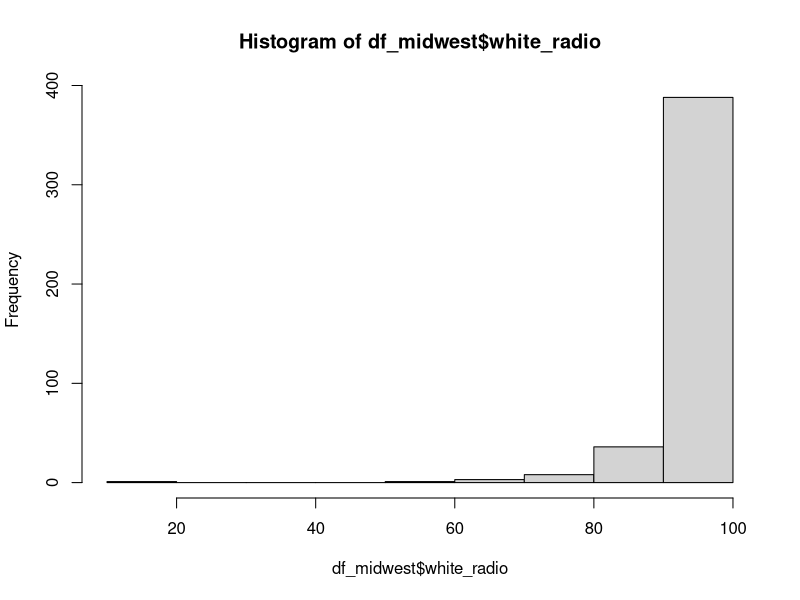
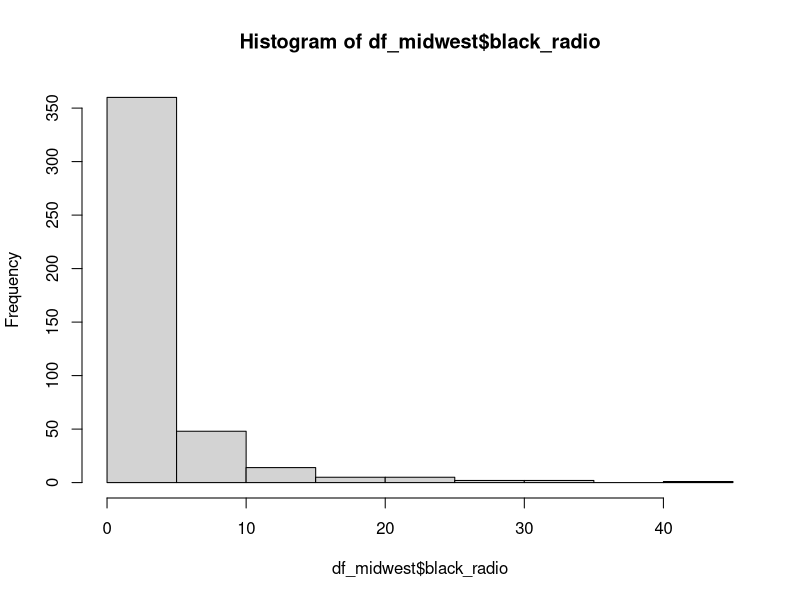
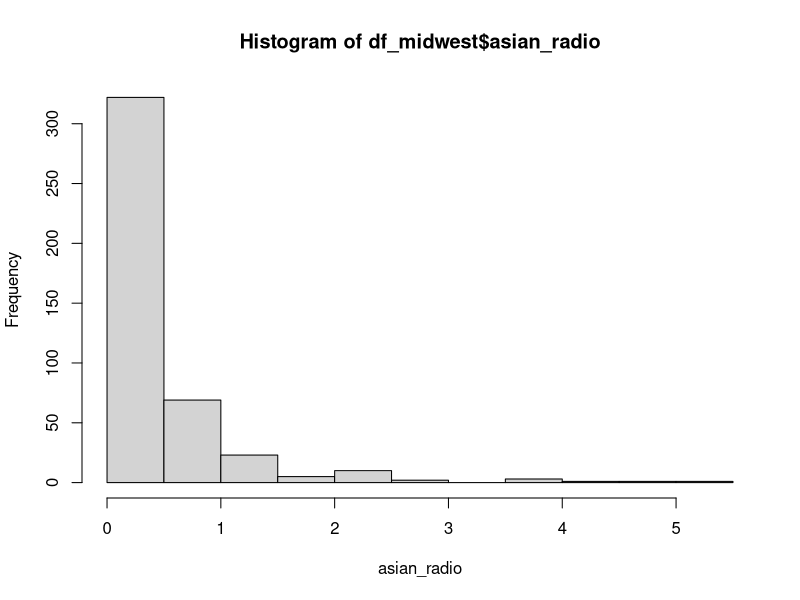
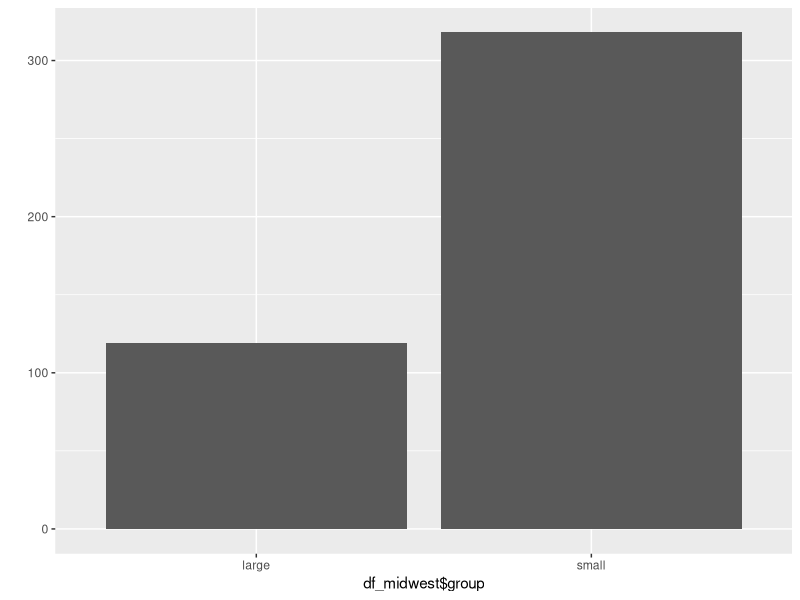

R code for these plots, in order:
library(ggplot2)
#midwest를 데이터프레임 형태로 불러오기
midwest <- as.data.frame(ggplot2::midwest)  
midwest
View(midwest)

#복사
df_midwest <- midwest
df_midwest

#1번 문제(분석을 위한 함수 사용)
dim(df_midwest)
#전체적인 요약확인
summary(df_midwest)
#백인의 백분율과 히스토그램그래프
df_midwest$white_radio <- (df_midwest$popwhite / df_midwest$poptotal) * 100
hist(df_midwest$white_radio)
#흑인의 백분율과 히스토그램 그래프프
df_midwest$black_radio <- (df_midwest$popblack / df_midwest$poptotal) * 100
hist(df_midwest$black_radio)
summary(df_midwest$asian_radio)

#rename하기 위해 dplyr패키지 설치
install.packages("dplyr")
library(dplyr)

#2번 문제
df_midwest <- rename(df_midwest, total = poptotal)
df_midwest <- rename(df_midwest, asian = popasian)

#3번 문제
df_midwest$asian_radio <- (df_midwest$asian / df_midwest$total) * 100
df_midwest$asian_radio
hist(df_midwest$asian_radio, xlab = "asian_radio")

#4번 문제
#아시아인구 백분률의 평균 구하기
mean(df_midwest$asian_radio)
#평균 = 0.4872462보다 크면 large 아니면 small로 하는 ifelse문
df_midwest$group <- ifelse(df_midwest$asian_radio > 0.4872462, "large", "small")
head(df_midwest)

#5번 문제
#빈도표
table(df_midwest$group)
#빈도 막대 그래프
qplot(df_midwest$group)

